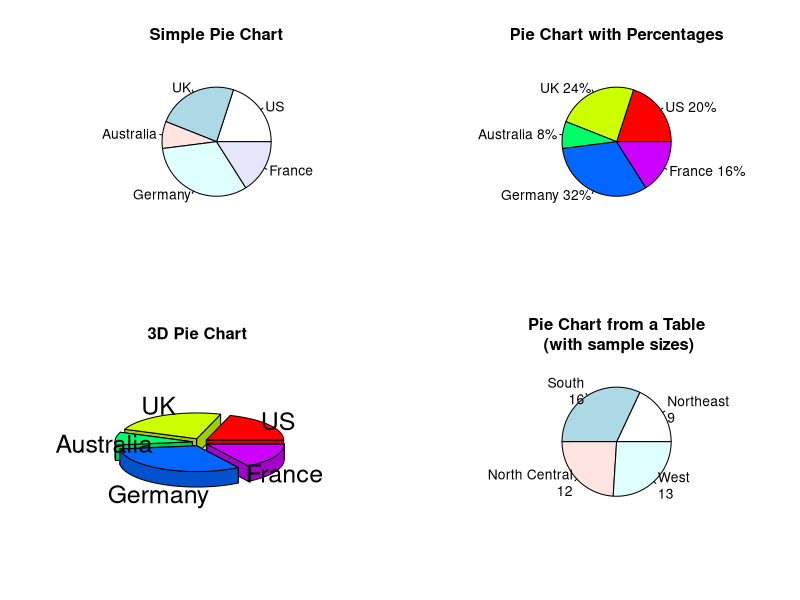

This chart was generated by the following R code:
# Круговые диаграммы
# Несмотря на то, что круговые диаграммы широко используются в деловом мире, они критикуются
# большинством статистиков, включая тех, кто пишет помощь для R. Они рекомендуют применять
# столбчатые или точечные диаграммы вместо круговых диаграмм, поскольку людям легче сравнивать
# длины, чем площади и объемы. Возможно, именно из-за таких соображений возможности
# построения круговых диаграмм в R довольно сильно ограничены по сравнению с другими
# статистическими программами.
# Круговые диаграммы создаются при помощи функции
# pie(x, labels)
# где x – это лишенный отрицательных значений числовой вектор, определяющий площадь каждого
# сегмента диаграммы, а labels – текстовый вектор, содержащий подписи для сегментов. В
# представленном ниже программном коде содержатся четыре примера:

# Объединяем четыре графика
par(mfrow=c(2, 2))
slices <- c(10, 12, 4, 16, 8)
lbls <- c("US", "UK", "Australia", "Germany", "France")
pie(slices, labels = lbls, main="Simple Pie Chart")

# Добавляем проценты к круговой диаграмме
pct <- round(slices/sum(slices)*100)
lbls2 <- paste(lbls, " ", pct, "%", sep="")
pie(slices, labels=lbls2, col=rainbow(length(lbls2)),
    main="Pie Chart with Percentages")

# 3D-диаграмма
library(plotrix)
pie3D(slices, labels=lbls,explode=0.1, main="3D Pie Chart ")

# Делаем диаграмму из таблицы
mytable <- table(state.region)
lbls3 <- paste(names(mytable), "\n", mytable, sep="")
pie(mytable, labels = lbls3, main="Pie Chart from a Table\n (with sample sizes)")


# Сначала вы задаете параметры диаграммы, так что все четыре элемента объединены на одной панели
# (объединение нескольких диаграмм в одну комбиированную рассмотрено в главе 3). Затем вы
# вводите данные, которые будут использованы в первых трех диаграммах.
# Для второй круговой диаграммы  вы преобразовываете размер выборок в проценты и
# добавляете эту информацию к подписям сегментов. Кроме того, сегменты этой диаграммы
# раскрашены с использованием функции rainbow(), описанной в главе 3. В нашем случае
# rainbow(length(lbls2)) означает rainbow(5), что задает пять цветов для диаграммы.
# Третья диаграмма – это трехмерная круговая диаграмма, созданная при помощи команды
# pie3D() из пакета plotrix. Проверьте, что вы скачали и установили этот пакет перед первым
# использованием. Статистики, которые не любят круговые диаграммы, прямо-таки ненавидят их
# трехмерную версию (хотя, возможно, втайне считают ее симпатичной). Это происходит потому, что
# 3D-эффект не дает никакой дополнительной информации о данных, а только отвлекает внимание,
# как приятная глазу вещь.
# На примере четвертой круговой диаграммы вы увидите, как построить ее на основе таблицы. 
# В этом случае вы подсчитываете число штатов в каждом регионе США и добавляете эту
# информацию к подписям сегментов перед созданием диаграммы.